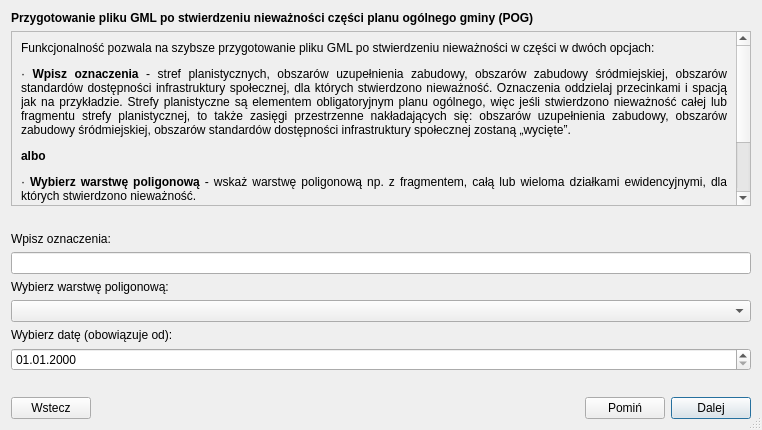
<?xml version="1.0" encoding="UTF-8"?>
<ui version="4.0">
 <class>Dialog</class>
 <widget class="QDialog" name="Dialog">
  <property name="enabled">
   <bool>true</bool>
  </property>
  <property name="geometry">
   <rect>
    <x>0</x>
    <y>0</y>
    <width>762</width>
    <height>430</height>
   </rect>
  </property>
  <property name="windowTitle">
   <string>Dialog</string>
  </property>
  <property name="sizeGripEnabled">
   <bool>true</bool>
  </property>
  <layout class="QGridLayout" name="gridLayout_2">
   <item row="0" column="0">
    <layout class="QVBoxLayout" name="verticalLayout">
     <item>
      <widget class="QLabel" name="title_lbl">
       <property name="font">
        <font>
         <weight>75</weight>
         <bold>true</bold>
        </font>
       </property>
       <property name="text">
        <string>Przygotowanie pliku GML po stwierdzeniu nieważności części planu ogólnego gminy (POG)</string>
       </property>
       <property name="margin">
        <number>7</number>
       </property>
      </widget>
     </item>
     <item>
      <widget class="QScrollArea" name="instruction_scrollArea">
       <property name="widgetResizable">
        <bool>true</bool>
       </property>
       <widget class="QWidget" name="scrollAreaWidgetContents">
        <property name="geometry">
         <rect>
          <x>0</x>
          <y>0</y>
          <width>723</width>
          <height>234</height>
         </rect>
        </property>
        <layout class="QGridLayout" name="gridLayout">
         <item row="0" column="0">
          <widget class="QLabel" name="instruction_lbl">
           <property name="font">
            <font>
             <stylestrategy>PreferDefault</stylestrategy>
            </font>
           </property>
           <property name="text">
            <string>&lt;html&gt;&lt;head/&gt;&lt;body&gt;&lt;p&gt;Funkcjonalność pozwala na szybsze przygotowanie pliku GML po stwierdzeniu nieważności w części w dwóch opcjach: &lt;/p&gt;&lt;p&gt;&lt;span style=&quot; font-family:'Symbol';&quot;&gt;· &lt;/span&gt;&lt;span style=&quot; font-weight:600;&quot;&gt;Wpisz oznaczenia &lt;/span&gt;- stref planistycznych, obszarów uzupełnienia zabudowy, obszarów zabudowy śródmiejskiej, obszarów standardów dostępności infrastruktury społecznej, dla których stwierdzono nieważność. Oznaczenia oddzielaj przecinkami i spacją jak na przykładzie. Strefy planistyczne są elementem obligatoryjnym planu ogólnego, więc jeśli stwierdzono nieważność całej lub fragmentu strefy planistycznej, to także zasięgi przestrzenne nakładających się: obszarów uzupełnienia zabudowy, obszarów zabudowy śródmiejskiej, obszarów standardów dostępności infrastruktury społecznej zostaną „wycięte”. &lt;/p&gt;&lt;p&gt;&lt;span style=&quot; font-weight:600;&quot;&gt;albo&lt;/span&gt;&lt;/p&gt;&lt;p&gt;&lt;span style=&quot; font-family:'Symbol';&quot;&gt;· &lt;/span&gt;&lt;span style=&quot; font-weight:600;&quot;&gt;Wybierz warstwę poligonową &lt;/span&gt;- wskaż warstwę poligonową np. z fragmentem, całą lub wieloma działkami ewidencyjnymi, dla których stwierdzono nieważność. &lt;/p&gt;&lt;p&gt;&lt;span style=&quot; font-weight:600;&quot;&gt;PAMIĘTAJ!&lt;/span&gt;  Unieważnienie może mieć różną formę i skutki. Powyższe opcje dotyczą „wycięcia” wybranych obiektów przestrzennych. Jeśli np. rozstrzygnięcie nadzorcze dotyczy całego planu ogólnego gminy lub fakultatywnych ustaleń, dokonaj wyłącznie zmiany odpowiednich atrybutów. &lt;/p&gt;&lt;p&gt;&lt;span style=&quot; font-family:'Aptos','sans-serif';&quot;&gt;Opcja &lt;/span&gt;&lt;span style=&quot; font-family:'Aptos','sans-serif'; font-weight:600;&quot;&gt;Wybierz datę (obowiązuje od): &lt;/span&gt;&lt;span style=&quot; font-family:'Aptos','sans-serif';&quot;&gt;umożliwia wskazanie z daty z kalendarza.&lt;/span&gt;&lt;/p&gt;&lt;/body&gt;&lt;/html&gt;</string>
           </property>
           <property name="alignment">
            <set>Qt::AlignJustify|Qt::AlignVCenter</set>
           </property>
           <property name="wordWrap">
            <bool>true</bool>
           </property>
           <property name="openExternalLinks">
            <bool>true</bool>
           </property>
          </widget>
         </item>
        </layout>
       </widget>
      </widget>
     </item>
     <item>
      <widget class="QLabel" name="empty1_lbl">
       <property name="text">
        <string/>
       </property>
      </widget>
     </item>
     <item>
      <layout class="QHBoxLayout" name="horizontalLayout_4">
       <item>
        <widget class="QLabel" name="addAppShp_lbl">
         <property name="text">
          <string>Wpisz oznaczenia:</string>
         </property>
         <property name="margin">
          <number>0</number>
         </property>
        </widget>
       </item>
      </layout>
     </item>
     <item>
      <widget class="QLineEdit" name="oznaczenia"/>
     </item>
     <item>
      <layout class="QHBoxLayout" name="horizontalLayout_3">
       <item>
        <widget class="QLabel" name="label">
         <property name="text">
          <string>Wybierz warstwę poligonową:</string>
         </property>
        </widget>
       </item>
      </layout>
     </item>
     <item>
      <layout class="QHBoxLayout" name="horizontalLayout">
       <item>
        <widget class="QgsMapLayerComboBox" name="layers_comboBox"/>
       </item>
      </layout>
     </item>
     <item>
      <layout class="QHBoxLayout" name="horizontalLayout_6">
       <item>
        <widget class="QLabel" name="label_2">
         <property name="text">
          <string>Wybierz datę (obowiązuje od):</string>
         </property>
        </widget>
       </item>
      </layout>
     </item>
     <item>
      <layout class="QHBoxLayout" name="horizontalLayout_7">
       <item>
        <widget class="QgsDateTimeEdit" name="obowiazujeOd_data">
         <property name="displayFormat">
          <string>dd.MM.yyyy</string>
         </property>
        </widget>
       </item>
      </layout>
     </item>
     <item>
      <widget class="QLabel" name="empty2_lbl">
       <property name="text">
        <string/>
       </property>
      </widget>
     </item>
     <item>
      <layout class="QHBoxLayout" name="horizontalLayout_2">
       <item>
        <widget class="QPushButton" name="prev_btn">
         <property name="enabled">
          <bool>true</bool>
         </property>
         <property name="text">
          <string>Wstecz</string>
         </property>
        </widget>
       </item>
       <item>
        <spacer name="horizontalSpacer">
         <property name="orientation">
          <enum>Qt::Horizontal</enum>
         </property>
         <property name="sizeHint" stdset="0">
          <size>
           <width>40</width>
           <height>20</height>
          </size>
         </property>
        </spacer>
       </item>
       <item>
        <widget class="QPushButton" name="skip_btn">
         <property name="toolTip">
          <string>Pominięcie tworzenia formularza dla APP. Przeniesienie do formularza SPL.</string>
         </property>
         <property name="text">
          <string>Pomiń</string>
         </property>
        </widget>
       </item>
       <item>
        <widget class="QPushButton" name="next_btn">
         <property name="text">
          <string>Dalej</string>
         </property>
         <property name="default">
          <bool>true</bool>
         </property>
        </widget>
       </item>
      </layout>
     </item>
    </layout>
   </item>
  </layout>
 </widget>
 <customwidgets>
  <customwidget>
   <class>QgsDateTimeEdit</class>
   <extends>QDateTimeEdit</extends>
   <header>qgsdatetimeedit.h</header>
  </customwidget>
  <customwidget>
   <class>QgsMapLayerComboBox</class>
   <extends>QComboBox</extends>
   <header>qgsmaplayercombobox.h</header>
  </customwidget>
 </customwidgets>
 <resources/>
 <connections/>
</ui>
